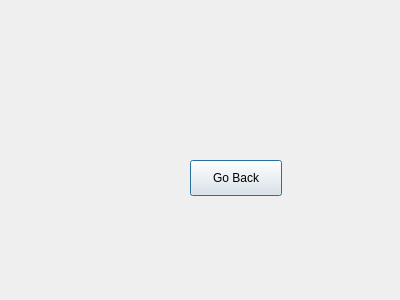
<?xml version="1.0" encoding="UTF-8"?>
<ui version="4.0">
 <class>UpdateBikes</class>
 <widget class="QDialog" name="UpdateBikes">
  <property name="geometry">
   <rect>
    <x>0</x>
    <y>0</y>
    <width>400</width>
    <height>300</height>
   </rect>
  </property>
  <property name="windowTitle">
   <string>Dialog</string>
  </property>
  <widget class="QPushButton" name="goBackButton">
   <property name="geometry">
    <rect>
     <x>190</x>
     <y>160</y>
     <width>92</width>
     <height>36</height>
    </rect>
   </property>
   <property name="text">
    <string>Go Back</string>
   </property>
  </widget>
 </widget>
 <resources/>
 <connections/>
</ui>
